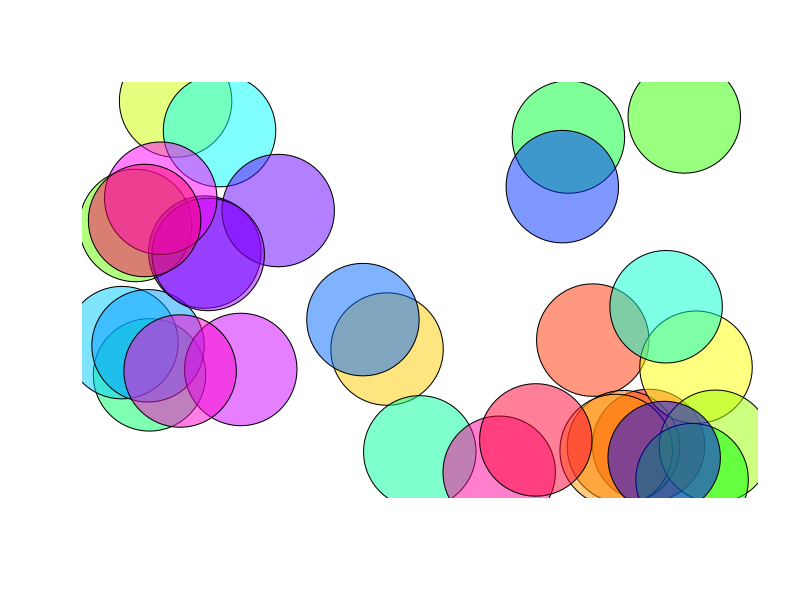
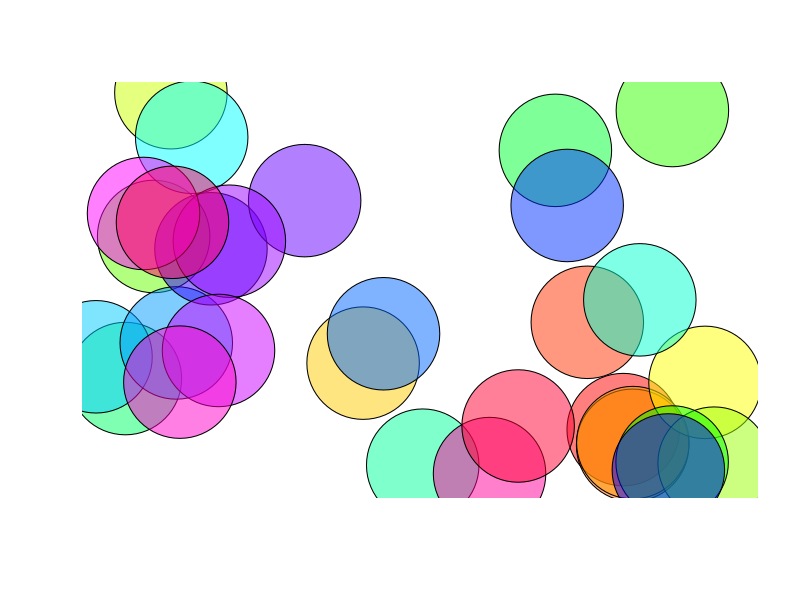
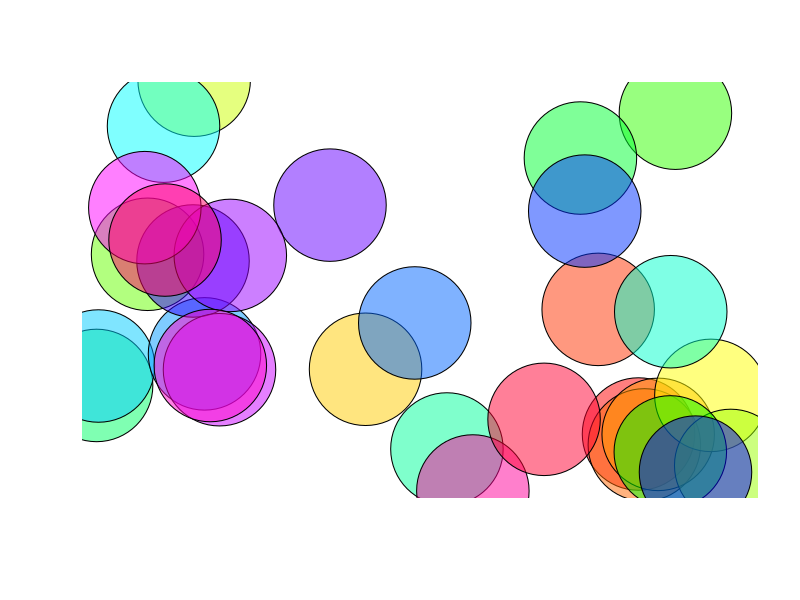
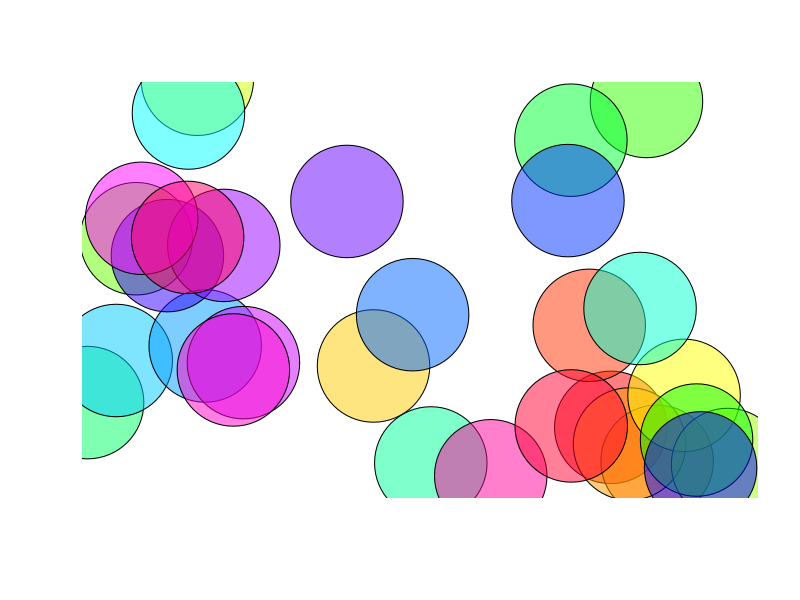
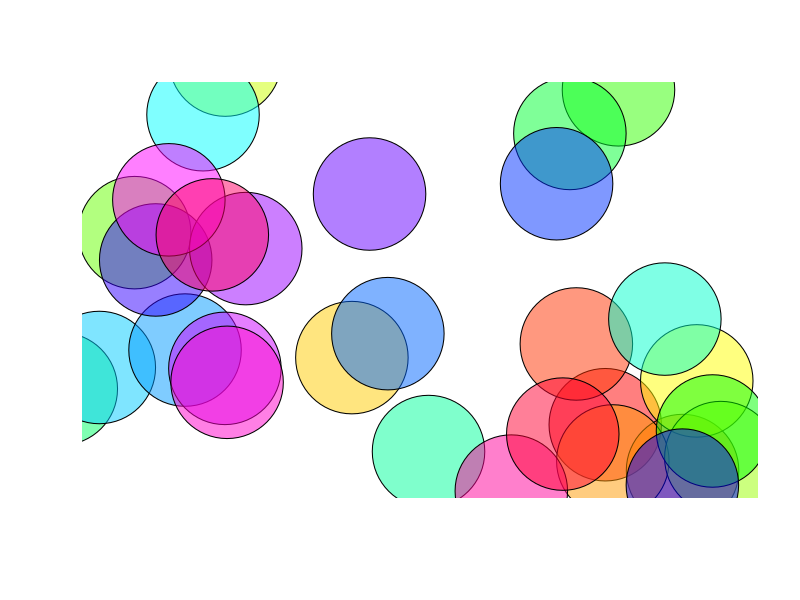
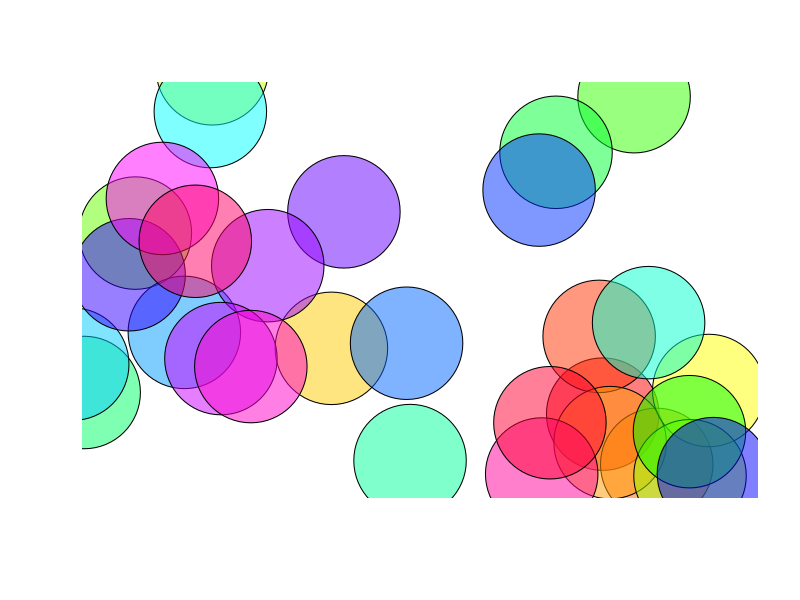
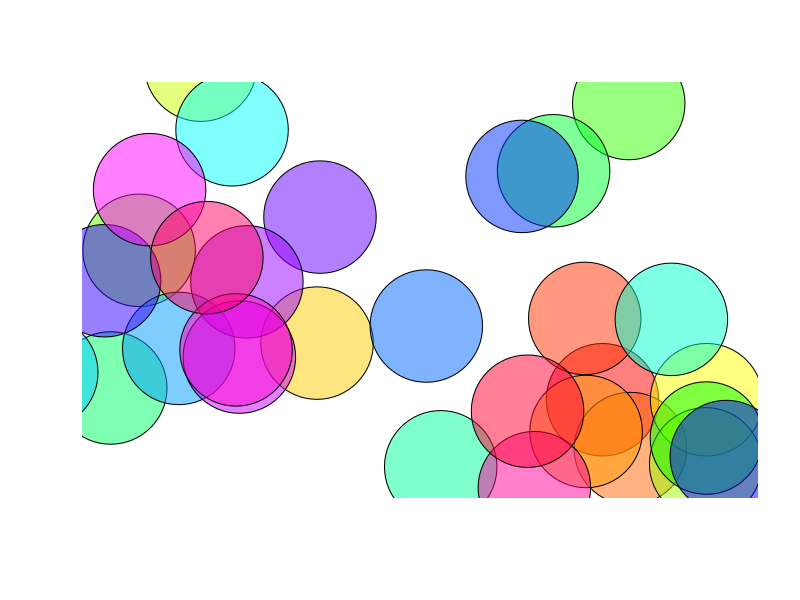
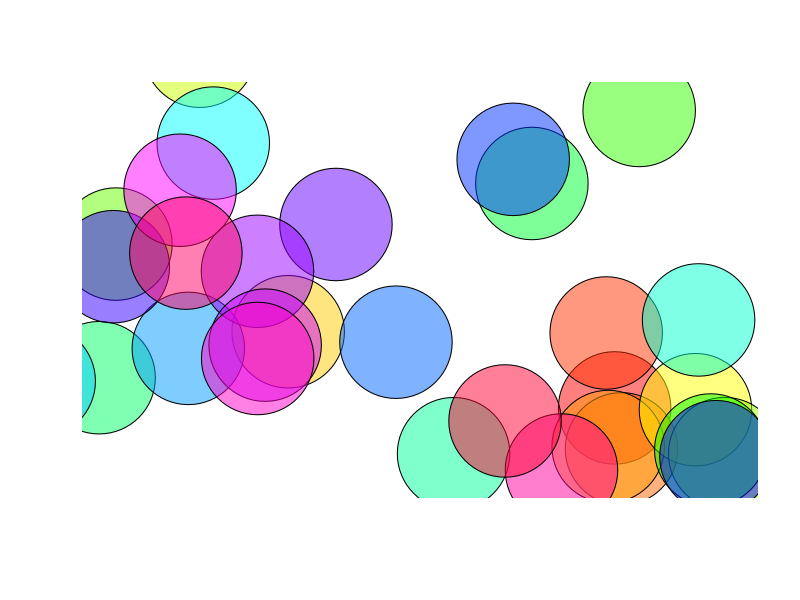

These figures' R source, in order:
#!/usr/bin/Rscript

nballs <- 30
nframes <- 50
scale <- 10
xpos <- runif(nballs,-1,1)
ypos <- runif(nballs,-1,1)

pdf('balls.pdf')

for(i in 1:nframes){
    plot(-1:1, -1:1, type = "n", axes=F, xlab='', ylab='')
    points(xpos, ypos, pch=21, bg=rainbow(nballs,alpha=.5), cex=15)
    
    xpos <- xpos + runif(nballs,-1,1)/scale
    ypos <- ypos + runif(nballs,-1,1)/scale
}
dev.off()

